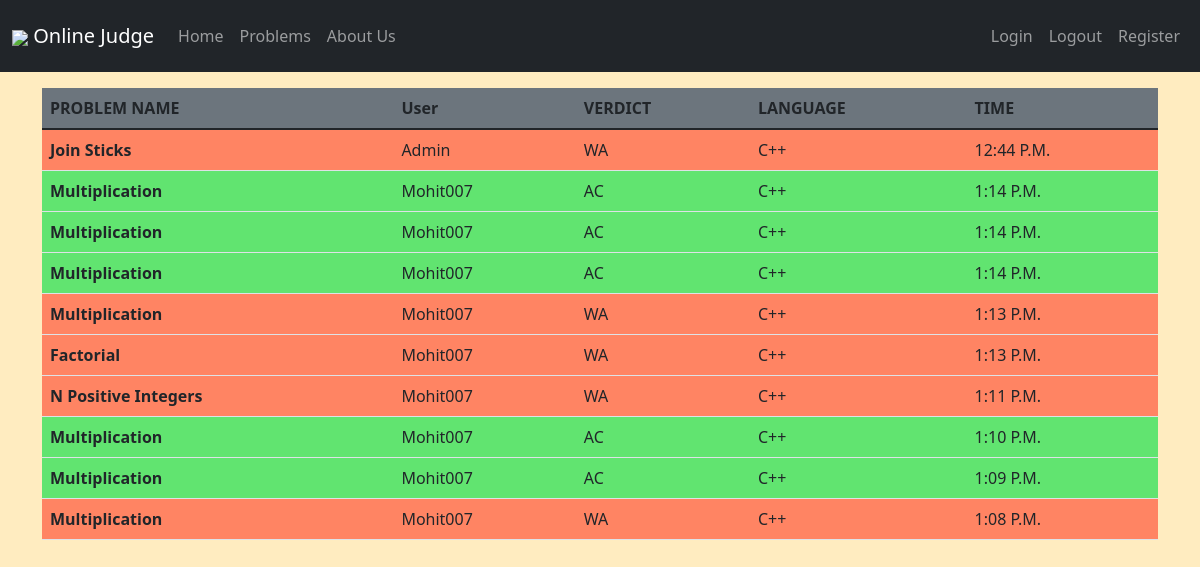
The page /judge/submissions/ on the database as committed earlier.
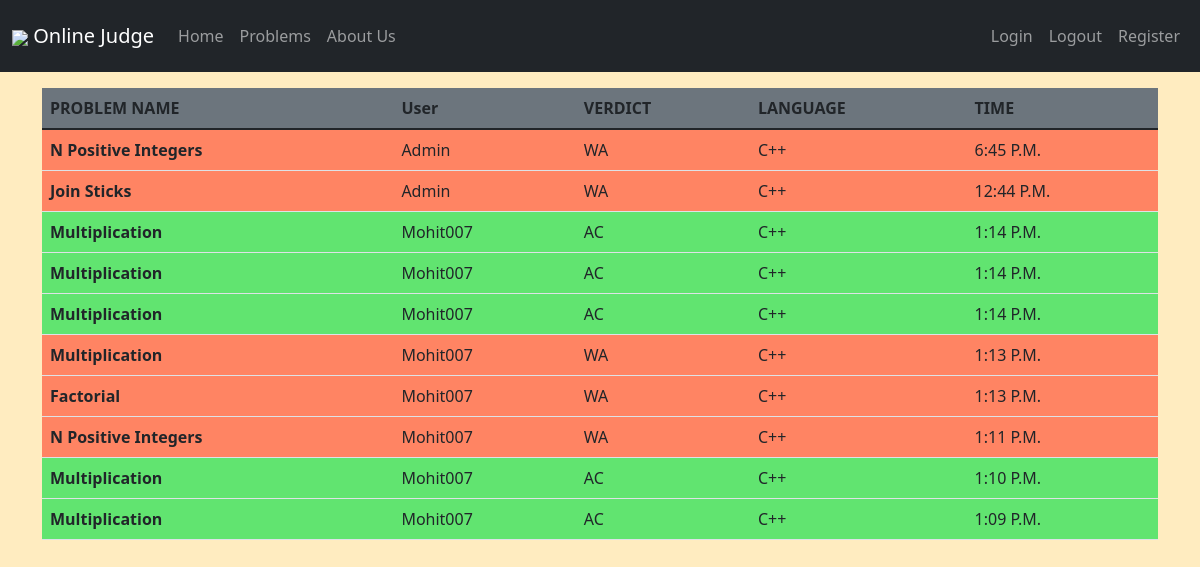
The same page on the database as committed later.
### judge/models.py (models this page shows)
class Solution(models.Model):
    Language_choices = (
        ('c++' , 'cpp'),
    )
    Verdict_choices = (
        ('PS' , 'Processing'),
        ('WA' , 'Wrong Answer'),
        ('AC' , 'All Correct'),
    )
    user = models.ForeignKey(User ,on_delete=models.CASCADE)
    problem = models.ForeignKey(Problem , on_delete=models.CASCADE)
    language = models.CharField(max_length=10 , choices=Language_choices)
    code_file = models.FileField(upload_to='code_file/' , null=False)
    verdict = models.CharField(max_length=5 , choices=Verdict_choices)
    timestamp = models.TimeField(auto_now_add=True)

class Problem(models.Model):
    Difficulty_choices = (
    ('difficult' , 'difficult'),
    ('medium' , 'medium'),
    ('easy' , 'easy'),
    )
    problem_name = models.CharField(max_length=50)
    problem_desc = models.TextField()
    problem_difficulty = models.CharField(max_length=10, choices=Difficulty_choices)
    def __str__(self):
        return self.problem_name

### judge/views.py (the view)
# urls.py: path('submissions/' , views.submissions , name="submissions"),
def submissions(request):
    submissions = Solution.objects.all().order_by('-id')[:10]
    return render(request,'submissions.html' , {'submissions' : submissions})

### templates/submissions.html (shortened to what this page needs)
{% extends 'base.html' %}
{% block body %}
{% include 'navbar.html' %}
<div class="container">
  <table class="table mt-3">
    <thead class="p-4">
      <tr class="bg-secondary">
        <th scope="col">PROBLEM NAME</th>
        <th scope="col">User</th>
        <th scope="col">VERDICT</th>
        <th scope="col">LANGUAGE</th>
        <th scope="col">TIME</th>
      </tr>
    </thead>
    <tbody>
  {% for submission in submissions %}
  {% if submission.verdict == "AC" %}
  <tr style="background-color: #4ce366e0;">
    <th scope="row" class="text-capitalize">{{submission.problem}}</th>
    <td class="text-capitalize">{{submission.user}}</td>
    <td class="text-capitalize">{{submission.verdict}}</td>
    <td class="text-capitalize">{{submission.language}}</td>
    <td class="text-capitalize">{{submission.timestamp}}</td>
  </tr>
  {% elif submission.verdict == "WA"%}
  <tr style="background-color: #ff8463;">
    <th scope="row" class="text-capitalize">{{submission.problem}}</th>
    <td class="text-capitalize">{{submission.user}}</td>
    <td class="text-capitalize">{{submission.verdict}}</td>
    <td class="text-capitalize">{{submission.language}}</td>
    <td class="text-capitalize">{{submission.timestamp}}</td>
  </tr>
  {% endif %}
  {% endfor %}
</tbody>
</table>
</div>
{% endblock body %}

Rows that differ between the two databases and show on the page:
no longer on this page (row unchanged): Solution: problem "Multiplication", user "Mohit007", verdict "WA", language "C++", timestamp "1:08 P.m."
added Solution: problem "N Positive Integers", user "Admin", verdict "WA", language "C++", timestamp "6:45 P.m."
